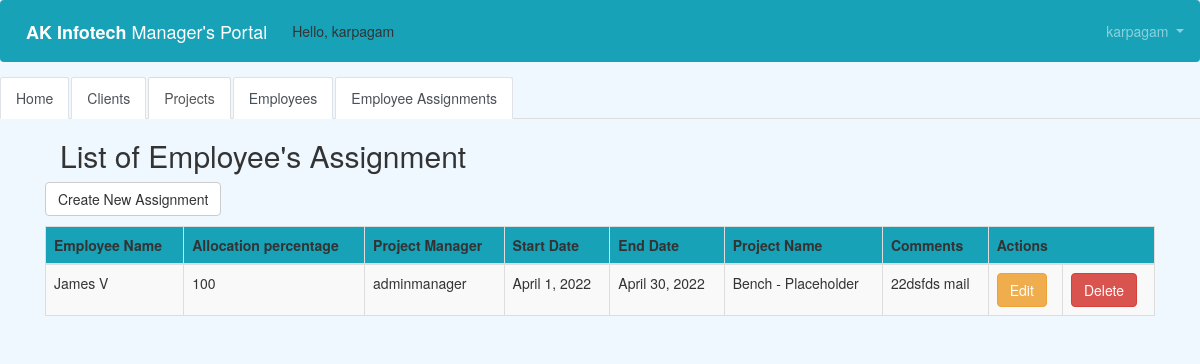
/assignment/assignment_list/ (signed in), run on the app's committed database.
### users/models.py (models this page shows)
class CustomUser(AbstractUser):
    department = models.CharField(max_length=50, default=' ', null=True, blank=True)
    cell_phone = models.CharField(max_length=50, default='(402)000-0000')
    date_of_joining = models.DateField(null=True, blank=True)
    employee_ID = models.CharField(max_length=50, default=' ', null=True, blank=True)
    office_location = models.CharField(max_length=50, default=' ', null=True, blank=True)
    designation = models.CharField(max_length=50, default=' ', null=True, blank=True)

### assignment/models.py (models this page shows, shortened)
class Assignment(models.Model):
    employee_name = models.ForeignKey(Employee, related_name='name', blank=False, null=False, default=' ',
                                      on_delete=models.CASCADE)
    allocation_percentage = models.IntegerField(blank=False, null=False, default=' ')
    Project_manager = models.ForeignKey(get_user_model(), on_delete=models.CASCADE)
    start_date = models.DateField(default=' ')
    end_date = models.DateField(default=' ')
    email = models.EmailField(max_length=100, default='example@gmail.com')
    project_name = models.ForeignKey(Project, related_name='client', max_length=50, blank=False,
                                     null=False, default=' ',
                                     on_delete=models.CASCADE)
    comments = models.CharField(max_length=50, blank=False, null=False, default=' ')

### manager/models.py (models this page shows, shortened)
class Employee(models.Model):
    employee_name = models.CharField(max_length=50, blank=False, null=False, default=' ')
    first_name = models.CharField(max_length=50, blank=False, null=False, default=' ')
    last_name = models.CharField(max_length=50, blank=False, null=False, default=' ')
    Email = models.EmailField(max_length=100, default=' ')
    DOJ = models.DateField(null=True, blank=True)
    Project_manager = models.ForeignKey(users.models.CustomUser, related_name='manager', null=True,
                                        on_delete=models.DO_NOTHING)
    Location = models.CharField(max_length=50, blank=False, null=False, default=' ')
    Designation = models.CharField(max_length=50, blank=False, null=False, default=' ')
    def __str__(self):
        return self.employee_name

class Project(models.Model):
    project_name = models.CharField(max_length=50, blank=False, null=False, default=' ')
    project_description = models.CharField(max_length=50, blank=False, null=False, default=' ')
    start_date = models.DateField(null=True, blank=True)
    end_date = models.DateField(null=True, blank=True)
    client_name = models.ForeignKey(Client, related_name='client', max_length=50, blank=False, null=False, default=' ',
                                    on_delete=models.CASCADE)
    SOW_no = models.CharField(max_length=50, blank=False, null=False, default=' ')
    total_headcount = models.IntegerField(blank=False, null=False, default=' ')
    manager = models.ForeignKey(get_user_model(), on_delete=models.CASCADE)
    def __str__(self):
        return self.project_name

### assignment/views.py (the view)
# urls.py: path('assignment_list/', views.assignment_list, name='assignment_list'),
@login_required
def assignment_list(request):
    assignment = Assignment.objects.all()
    return render(request, 'assignment_list.html',
                  {'assignments': assignment})
    html = render_to_string('pdf_assignment.html',
                            {'assignments': assignment})

### templates/assignment_list.html (shortened to what this page needs)
{% extends 'base.html' %}
{% block content %}
 <html>
    <head>
        <link rel="stylesheet" href="https://maxcdn.bootstrapcdn.com/bootstrap/3.3.4/css/bootstrap.min.css">
    </head>
    <body>
    <div class="container">
        <p>
        <h2>List of Employee's Assignment</h2>
        </p>
    </div>
    <p>
    <a href="{% url 'assignment_new' %}" class="btn btn-default">Create New Assignment</a>
    </p>
    <div>
        <table class="table table-striped table-bordered table-hover">
            <thead>
            <tr class="bg-info">
                <th>Employee Name</th>
                <th>Allocation percentage</th>
                <th>Project Manager</th>
                <th>Start Date</th>
                <th>End Date</th>
                <th>Project Name</th>
                <th>Comments</th>
                <th colspan="3">Actions</th>
            </tr>
            </thead>
            <tbody>
            {% for assignment in assignments %}
                <tr>
                    <td>{{ assignment.employee_name }}</td>
                    <td>{{ assignment.allocation_percentage }}</td>
                    <td>{{ assignment.Project_manager }}</td>
                    <td>{{ assignment.start_date }}</td>
                    <td>{{ assignment.end_date }}</td>
                    <td>{{ assignment.project_name }}</td>
                    <td>{{ assignment.comments }}</td>
                    <td><a href="{% url 'assignment_edit' pk=assignment.pk %}" class="btn btn-warning">Edit</a>
                    <td><a href="{% url 'assignment_delete' pk=assignment.pk %}"
                        onclick="return confirm('Are you sure you want to delete?')"
                        class="btn btn-danger">Delete</a>
                    </td>
                </tr>
            {% endfor %}
            </tbody>
        </table>
    </div>
        </body>
    </html>
{% endblock content %}

### templates/base.html (shortened to what this page needs)
<!doctype html>
<html lang="en">
  <head>
    <link rel="stylesheet" href="https://stackpath.bootstrapcdn.com/bootstrap/4.1.3/css/bootstrap.min.css">
  </head>
  <body>
 <nav class="navbar navbar-expand-md navbar-dark bg-info mb-4">
      <a class="navbar-brand" href="{% url 'home' %}"> <b> AK Infotech </b>Manager's Portal </a>
     {% if user.is_authenticated %}
        <ul class="navbar-nav">
          Hello, {{ user.username }}
        </ul>
      {% endif %}
      <div class="collapse navbar-collapse" id="navbarCollapse">
        {% if user.is_authenticated %}
          <ul class="navbar-nav navbar-right">
            <li class="nav-item">
              <a class="nav-link dropdown-toggle" href="#" id="userMenu"\
              data-toggle="dropdown" aria-haspopup="true" aria-expanded\
              ="false">
                {{ user.username }}
              </a>
            </li>
          </ul>
        {% endif %}
              </nav>
<div>
     <ul class="nav nav-tabs">
         <li class="nav-item">
    <a class="nav-link active" href="{%  url 'home' %}">Home</a>
  </li>
  <li class="nav-item">
    <a class="nav-link active" href="{%  url 'client_list' %}">Clients</a>
  </li>
  <li class="nav-item active">
    <a class="nav-link" href="{%  url 'project_list' %}">Projects</a>
  </li>
  <li class="nav-item">
    <a class="nav-link active" href="{%  url 'employee_list' %}">Employees</a>
  </li>
         <li class="nav-item">
    <a class="nav-link active" href="{%  url 'assignment_list' %}">Employee Assignments</a>
  </li>
</ul>
 </div>
<div class="container">
      {% block content %}
      {% endblock content %}
    </div>
  </body>
</html>

### templates/assignment_list.html (style rules this page uses)
body { background-color: aliceblue; }

### data on the page
CustomUser: username "karpagam"
Assignment: employee_name "James V", allocation_percentage "100", Project_manager "adminmanager", start_date "April 1, 2022", end_date "April 30, 2022", project_name "Bench - Placeholder", comments "22dsfds mail"
